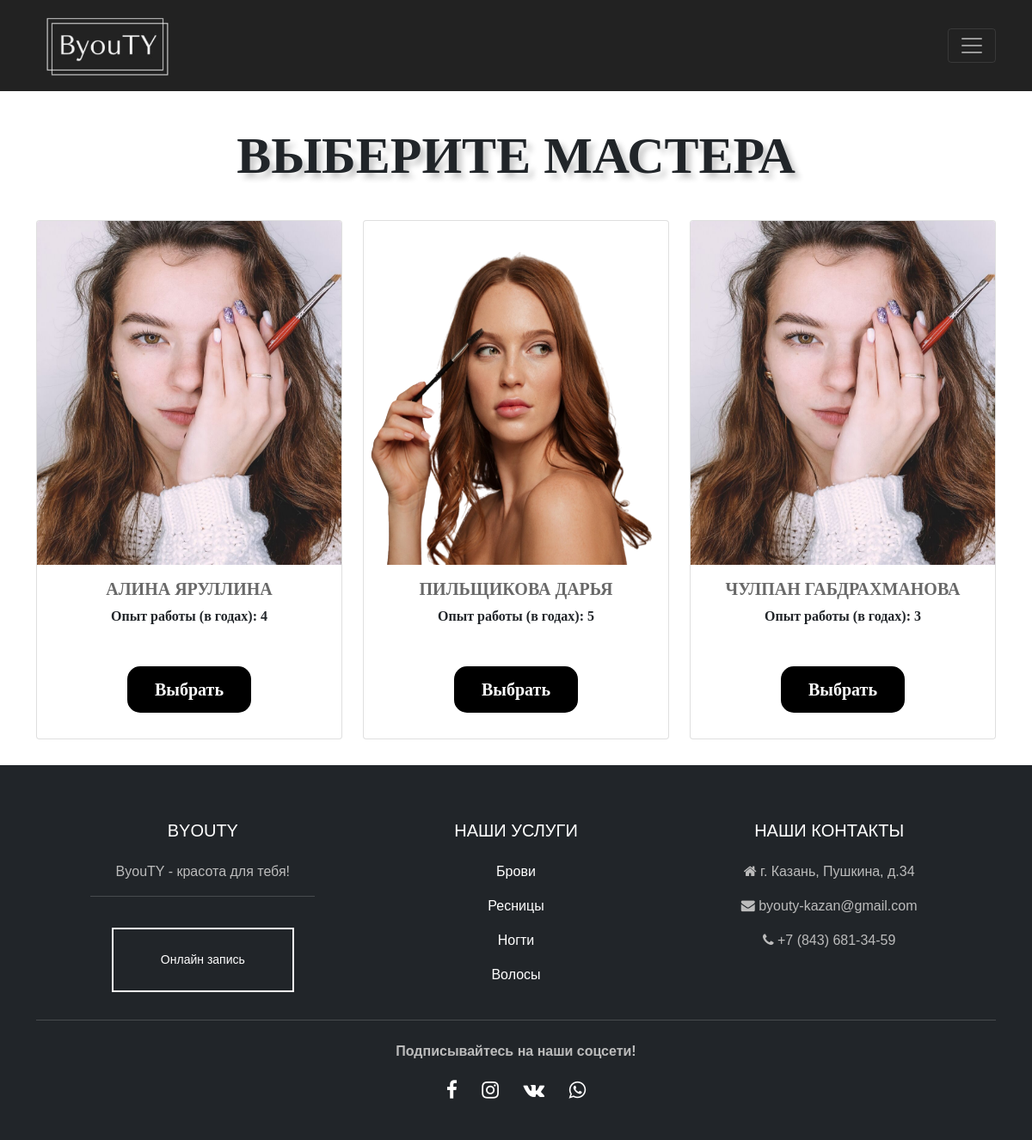
Screenshot of /zapis/master/3 with the database file from the repository.
### masters/models.py (models this page shows, shortened)
class Master(models.Model):
    name = models.CharField(max_length=100)
    profession = models.ForeignKey(typeBeauty,on_delete=models.CASCADE)
    experience = models.IntegerField()
    image = models.ImageField(upload_to='masters/images')
    description = models.TextField(max_length=1000, blank=True)
    url = models.CharField(max_length=100, blank=True)

### zapis/views.py (the view)
# urls.py: path('master/<int:procedure_id>', views.chooseMaster, name='master'),
def chooseMaster(request, procedure_id):
    procedure = get_object_or_404(Beauty, pk=procedure_id)
    masters = Master.objects.filter(profession__type = procedure.procedures)
    return render(request, 'master.zapis.html',
    {'procedure': procedure,
    'masters': masters})

### beauty/models.py (called while the page is built)
    def __str__(self):
        return self.type

### zapis/templates/master.zapis.html
{% extends 'base.html' %}
{% block content %}
<div class="container">
    <div class="advantages-title" style="margin-top: 30px;">
        ВЫБЕРИТЕ МАСТЕРА
    </div>
    <div class="row row-cols-1 row-cols-md-3 g-4">
        {% for master in masters %}
        <div v-for="master in masters" class="col">
            <div class="card" style="margin-top: 30px; margin-bottom: 30px; text-align: center;">
                <img class="card-img-top" src="{{ master.image.url }}" style=" height: 400px; width: auto;"/>
                <div class="card-body" style="font-family:Garamond; font-weight: bold;">
                    <a href="{% url 'detail' master.id %}" class="card-links">
                    <h5 class="card-title fw-bold">{{ master.name }}</h5>
                    </a>
                    <p class="card-text">Опыт работы (в годах): {{ master.experience }}</p>
                </div>
                <div class="homepage-descr2">
                    <a href="{% url 'booking' master.id procedure.id %}" style="border: 2px solid black;
                    margin-top: 30px;
                    margin-bottom: 30px;
                    padding: 10px 30px;
                    border-radius: 15px;
                    background-color: black;
                    color: white;
                    display: inline-block;
                    transition: 0.3s all;
                    text-decoration: none;">
                        Выбрать
                    </a>
                </div>
            </div>
        </div>
        {% endfor %}
    </div>
</div>
{% endblock content %}

### beautysalon/static/styles/styles.css (style rules this page uses)
.homepage-descr2 { text-align: center; font-size: 20px; text-decoration: none; font-family:Garamond; font-weight: 900; }
.advantages-title { margin-bottom: 0; text-align: center; font-size: 60px; text-decoration: none; font-family:Garamond; font-weight: 900; text-shadow: 6px 6px 6px rgba(0,0,0,.2); }
.card-links { text-decoration: none; color: #696969; }

### rows the page displays
Master: image (picture), name "АЛИНА ЯРУЛЛИНА", experience "4"
Master: image (picture), name "ПИЛЬЩИКОВА ДАРЬЯ", experience "5"
Master: image (picture), name "ЧУЛПАН ГАБДРАХМАНОВА", experience "3"
